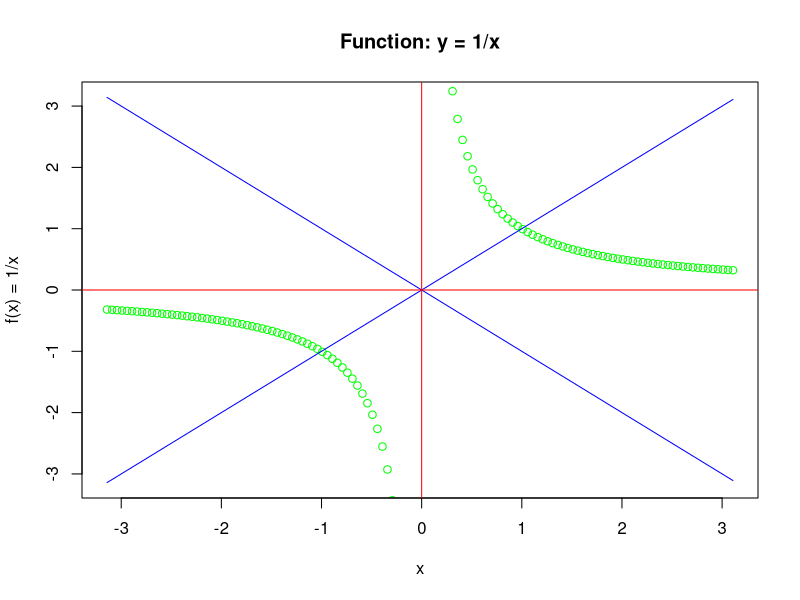

This figure's R source:
x <- seq(-pi,pi,0.05)
y <- 1/x
plot(x,y,xlab="x",ylab = "f(x) = 1/x",main = "Function: y = 1/x",col="green",
     ylim = c(-pi,pi))
lines(x,x,col='blue')
lines(x,-x,col='blue')
abline(h=0,col='red')
abline(v=0,col= 'red')
